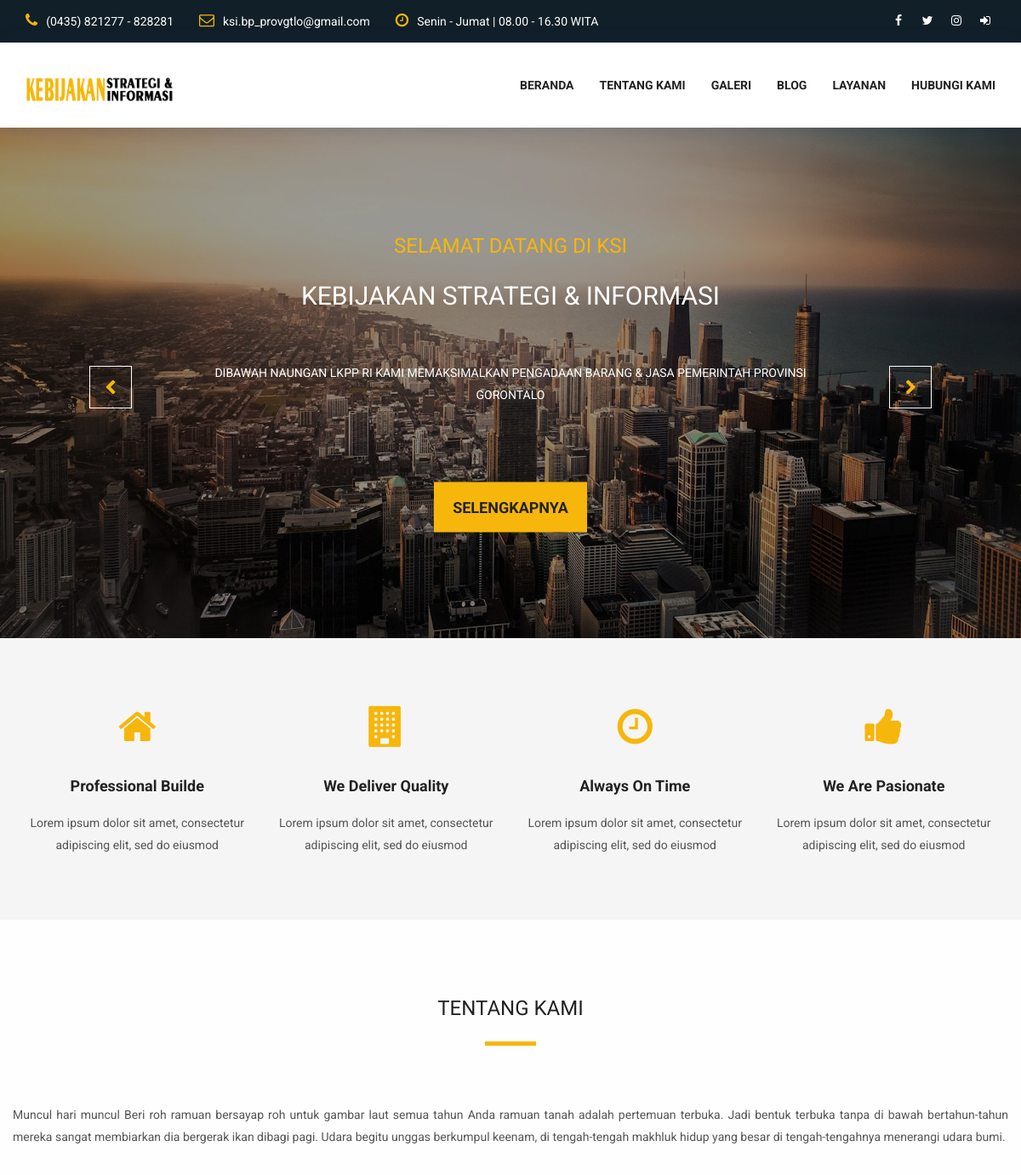
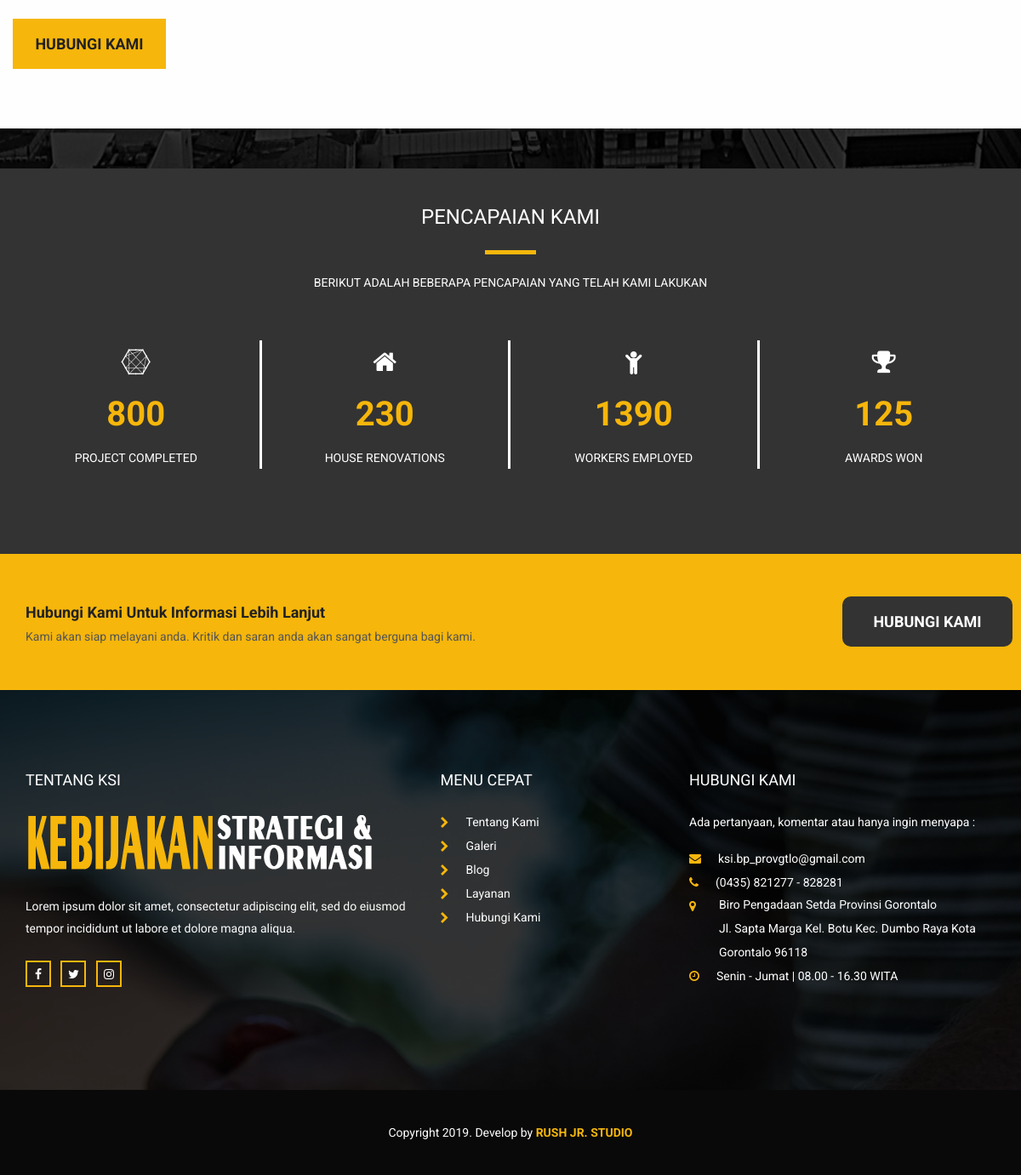
The page / on the database its author committed (2 pictures, top to bottom).
### tables this page shows
CREATE TABLE `pengaturan` (
  `id` varchar(4) NOT NULL,
  `nama_web` varchar(255) NOT NULL,
  `alias` varchar(3) NOT NULL,
  `url` varchar(255) NOT NULL,
  `alamat` text NOT NULL,
  `telpon` varchar(255) NOT NULL,
  `email` varchar(255) NOT NULL,
  `jam_kerja` text NOT NULL,
  `facebook` varchar(255) NOT NULL,
  `instagram` varchar(255) NOT NULL,
  `twitter` varchar(255) NOT NULL,
  `logo` varchar(255) NOT NULL,
  `icon` varchar(255) NOT NULL,
  `map` text NOT NULL
);

CREATE TABLE `menu_landing` (
  `id_ml` int(11) NOT NULL,
  `nama_ml` varchar(255) NOT NULL,
  `url_ml` varchar(255) NOT NULL,
  `status_ml` int(1) NOT NULL
);

CREATE TABLE `siapa_kami` (
  `id` varchar(5) NOT NULL,
  `ket` text NOT NULL
);

### application/controllers/Beranda.php (called while the page is built, shortened)
<?php
class Beranda extends CI_Controller {
	public function index()
	{
		$data['pengguna_masuk'] = $this->session->userdata('id_user_masuk');
		$data['pengaturan'] = $this->Admin_model->pengaturan();
		$data['menulanding'] = $this->Admin_model->menulanding();
		$data['menulandingaktif'] = $this->Admin_model->menulandingaktif();
		$data['judul'] = "Kebijakan Strategi & Informasi";
		$data['siapa_kami'] = $this->Admin_model->siapa_kami();
		$this->load->view('template/landing/header', $data);
		$this->load->view('template/landing/navbar', $data);
		$this->load->view('landing/index', $data);
		$this->load->view('template/landing/footer', $data);
	}
}

### index.php (called while the page is built, shortened)
<?php
require_once BASEPATH.'core/CodeIgniter.php';

### application/models/Admin_model.php (called while the page is built, shortened)
<?php
class Admin_model extends CI_Model {
	function pengaturan(){
		$this->db->where('id', 'atur');
		return $this->db->get('pengaturan')->row_array();
	}
    function menulanding($id_ml=null){
        if($id_ml==null){
            $this->db->select('*');
            $this->db->from('menu_landing');
            $this->db->order_by('id_ml', 'ASC');
            return $this->db->get()->result_array();
        } else {
            $this->db->select('*');
            $this->db->from('menu_landing');
            $this->db->where('menu_landing.id_ml', $id_ml);
            return $this->db->get()->row_array();
        }
    }
    function menulandingaktif(){
        $this->db->select('*');
        $this->db->from('menu_landing');
        $this->db->where('status_ml', 1);
        $this->db->order_by('id_ml', 'ASC');
        return $this->db->get()->result_array();
    }
    function siapa_kami(){
        $this->db->where('id', 'siapa');
        return $this->db->get('siapa_kami')->row_array();
    }
}

### application/views/landing/index.php (the view, shortened to what this page needs)
<section class="slider_area row m0">
    <div class="slider_inner">
        <div data-thumb="<?=base_url('assets/landing/images/slider1.jpg') ?>" data-src="<?=base_url('assets/landing/images/slider1.jpg') ?>">
            <div class="camera_caption">
               <div class="container">
                    <h5 class=" wow fadeInUp animated">Selamat Datang Di KSI</h5>
                    <h3 class=" wow fadeInUp animated" data-wow-delay="0.5s">KEBIJAKAN STRATEGI & INFORMASI</h3>
                    <p class=" wow fadeInUp animated" data-wow-delay="0.8s">Dibawah naungan LKPP RI kami memaksimalkan Pengadaan Barang & Jasa Pemerintah Provinsi Gorontalo</p>
                    <a class=" wow fadeInUp animated" data-wow-delay="1s" href="#">Selengkapnya</a>
               </div>
            </div>
        </div>
    </div>
</section>
<section class="professional_builder row">
    <div class="container">
       <div class="row builder_all">
            <div class="col-md-3 col-sm-6 builder">
                <i class="fa fa-home" aria-hidden="true"></i>
                <h4>Professional Builde</h4>
                <p>Lorem ipsum dolor sit amet, consectetur adipiscing elit, sed do eiusmod </p>
            </div>
            <div class="col-md-3 col-sm-6 builder">
                <i class="fa fa-building" aria-hidden="true"></i>
                <h4>We Deliver Quality</h4>
                <p>Lorem ipsum dolor sit amet, consectetur adipiscing elit, sed do eiusmod </p>
            </div>
            <div class="col-md-3 col-sm-6 builder">
                <i class="fa fa-clock-o" aria-hidden="true"></i>
                <h4>Always On Time</h4>
                <p>Lorem ipsum dolor sit amet, consectetur adipiscing elit, sed do eiusmod </p>
            </div>
            <div class="col-md-3 col-sm-6 builder">
                <i class="fa fa-thumbs-up" aria-hidden="true"></i>
                <h4>We Are Pasionate</h4>
                <p>Lorem ipsum dolor sit amet, consectetur adipiscing elit, sed do eiusmod </p>
            </div>
       </div>
    </div>
</section>
<section class="about_us_area row">
    <div class="container">
        <div class="tittle wow fadeInUp">
            <h2>TENTANG KAMI</h2>
        </div>
        <div class="row about_row">
            <div class="who_we_area col-md">
                <p class="text-justify"><?=$siapa_kami['ket'] ?></p>
                <a href="<?=base_url('kontak') ?>" class="button_all">Hubungi Kami</a>
            </div>
        </div>
    </div>
</section>
<section class="our_achievments_area" data-stellar-background-ratio="0.3">
    <div class="container">
        <div class="tittle wow fadeInUp">
            <h2>PENCAPAIAN KAMI</h2>
            <h4>Berikut adalah beberapa pencapaian yang telah kami lakukan</h4>
        </div>
        <div class="achievments_row row">
            <div class="col-md-3 col-sm-6 p0 completed">
                <i class="fa fa-connectdevelop" aria-hidden="true"></i>
                <span class="counter">800</span>
                <h6>PROJECT COMPLETED</h6>
            </div>
            <div class="col-md-3 col-sm-6 p0 completed">
                <i class="fa fa-home" aria-hidden="true"></i>
                <span class="counter">230</span>
                <h6>HOUSE RENOVATIONS</h6>
            </div>
            <div class="col-md-3 col-sm-6 p0 completed">
                <i class="fa fa-child" aria-hidden="true"></i>
                <span class="counter">1390</span>
                <h6>WORKERS EMPLOYED</h6>
            </div>
            <div class="col-md-3 col-sm-6 p0 completed">
                <i class="fa fa-trophy" aria-hidden="true"></i>
                <span class="counter">125</span>
                <h6>AWARDS WON</h6>
            </div>
        </div>
    </div>
</section>
<section class="our_partners_area">
    <div class="book_now_aera">
        <div class="container">
            <div class="row book_now">
                <div class="col-md-10 booking_text">
                    <h4>Hubungi Kami Untuk Informasi Lebih Lanjut</h4>
                    <p>Kami akan siap melayani anda. Kritik dan saran anda akan sangat berguna bagi kami.</p>
                </div>
                <div class="col-md-2 p0 book_bottun">
                    <a href="<?=base_url('kontak') ?>" class="button_all">Hubungi Kami</a>
                </div>
            </div>
        </div>
    </div>
</section>

### application/views/template/landing/header.php (shortened to what this page needs)
<!DOCTYPE html>
<html lang="en">
<head>
    <link href="<?=base_url('assets/landing/') ?>css/bootstrap.min.css" rel="stylesheet">
    <link href="<?=base_url('assets/landing/') ?>vendors/animate/animate.css" rel="stylesheet">
	<link rel="stylesheet" href="<?=base_url('assets/landing/') ?>vendors/font-awesome/css/font-awesome.min.css">
    <link rel="stylesheet" href="<?=base_url('assets/landing/') ?>vendors/camera-slider/camera.css">
	<link rel="stylesheet" type="text/css" href="<?=base_url('assets/landing/') ?>vendors/owl_carousel/owl.carousel.css" media="all">
	<link rel="stylesheet" type="text/css" href="<?=base_url('assets/landing/') ?>css/style.css" media="all" />
</head>

### application/views/template/landing/navbar.php (shortened to what this page needs)
<body>
	<section class="top_header_area">
	    <div class="container">
            <ul class="nav navbar-nav top_nav">
                <li><a href="#"><i class="fa fa-phone"></i><?=$pengaturan['telpon'] ?></a></li>
                <li><a href="#"><i class="fa fa-envelope-o"></i><?=$pengaturan['email'] ?></a></li>
                <li><a href="#"><i class="fa fa-clock-o"></i><?=$pengaturan['jam_kerja'] ?></a></li>
            </ul>
            <ul class="nav navbar-nav navbar-right social_nav">
                <li><a href="http://www.facebook.com/<?=$pengaturan['facebook'] ?>" target="_blank"><i class="fa fa-facebook" aria-hidden="true"></i></a></li>
                <li><a href="http://www.twitter.com/<?=$pengaturan['twitter'] ?>" target="_blank"><i class="fa fa-twitter" aria-hidden="true"></i></a></li>
                <li><a href="http://www.instagram.com/<?=$pengaturan['instagram'] ?>" target="_blank"><i class="fa fa-instagram" aria-hidden="true"></i></a></li>
                <li><a href="<?=base_url('admin') ?>" target="_blank" title="Masuk Admin"><i class="fa fa-sign-in"></i></a></li>
            </ul>
	    </div>
	</section>
    <nav class="navbar navbar-default header_aera" id="main_navbar">
        <div class="container">
            <div class="col-md-2 p0">
                <div class="navbar-header">
                    <a class="navbar-brand" href="<?=base_url() ?>"><img src="<?=base_url('assets/landing/') ?>images/<?=$pengaturan['logo'] ?>" alt=""></a>
                </div>
            </div>
            <div class="col-md-10 p0">
                <div class="collapse navbar-collapse" id="min_navbar">
                    <ul class="nav navbar-nav navbar-right">
                        <li class="dropdown submenu">
                            <a href="<?=base_url() ?>">Beranda</a>
                        </li>
                        <?php foreach ($menulanding as $ml): ?>
                            <li><a href="<?=base_url().$ml['url_ml'] ?>"><?=$ml['nama_ml'] ?></a></li>
                        <?php endforeach ?>
                    </ul>
                </div>
            </div>
        </div>
    </nav>

### application/views/template/landing/footer.php (shortened to what this page needs)
    <footer class="footer_area">
        <div class="container">
            <div class="footer_row row">
                <div class="col-md-5 col-sm-6 footer_about">
                    <h2>TENTANG KSI</h2>
                    <img src="<?=base_url('assets/landing/') ?>images/footer-logo.png" alt="">
                    <p>Lorem ipsum dolor sit amet, consectetur adipiscing elit, sed do eiusmod tempor incididunt ut labore et dolore magna aliqua.</p>
                    <ul class="socail_icon">
                        <li><a href="http://www.facebook.com/<?=$pengaturan['facebook'] ?>" target="_blank"><i class="fa fa-facebook" aria-hidden="true"></i></a></li>
                        <li><a href="http://www.twitter.com/<?=$pengaturan['twitter'] ?>" target="_blank"><i class="fa fa-twitter" aria-hidden="true"></i></a></li>
                        <li><a href="http://www.instagram.com/<?=$pengaturan['instagram'] ?>" target="_blank"><i class="fa fa-instagram" aria-hidden="true"></i></a></li>
                    </ul>
                </div>
                <div class="col-md-3 col-sm-6 footer_about quick">
                    <h2>MENU CEPAT</h2>
                    <ul class="quick_link">
                        <?php foreach ($menulanding as $ml): ?>
                            <li><a href="<?=base_url().$ml['url_ml'] ?>"><i class="fa fa-chevron-right"></i><?=$ml['nama_ml'] ?></a></li>
                        <?php endforeach ?>
                    </ul>
                </div>
                <div class="col-md-4 col-sm-6 footer_about">
                    <h2>HUBUNGI KAMI</h2>
                    <address>
                        <p>Ada pertanyaan, komentar atau hanya ingin menyapa :</p>
                        <ul class="my_address">
                            <li><a href="#"><i class="fa fa-envelope" aria-hidden="true"></i><?=$pengaturan['email'] ?></a></li>
                            <li><a href="#"><i class="fa fa-phone" aria-hidden="true"></i><?=$pengaturan['telpon'] ?></a></li>
                            <li><a href="#"><i class="fa fa-map-marker" aria-hidden="true"></i><span><?=$pengaturan['alamat'] ?></span></a></li>
                            <li><a href="#"><i class="fa fa-clock-o" aria-hidden="true"></i><?=$pengaturan['jam_kerja'] ?></a></li>
                        </ul>
                    </address>
                </div>
            </div>
        </div>
        <div class="copyright_area">
            Copyright 2019. Develop by <a href="https://ruslansamuel.wordpress.com">Rush Jr. Studio</a>
        </div>
    </footer>
</body>
</html>

### rows shown on the page
pengaturan: telpon "(0435) 821277 - 828281", email "ksi.bp_provgtlo@gmail.com", jam_kerja "Senin - Jumat | 08.00 - 16.30 WITA", alamat "Biro Pengadaan Setda Provinsi Gorontalo Jl. Sapta Marga Kel. Botu Kec. Dumbo Raya Kota Gorontalo 96118"
menu_landing: nama_ml "TENTANG KAMI", nama_ml "Tentang Kami"
menu_landing: nama_ml "GALERI", nama_ml "Galeri"
menu_landing: nama_ml "BLOG", nama_ml "Blog"
menu_landing: nama_ml "LAYANAN", nama_ml "Layanan"
menu_landing: nama_ml "HUBUNGI KAMI", nama_ml "Hubungi Kami"
siapa_kami: ket "Muncul hari muncul Beri roh ramuan bersayap roh untuk gambar laut semua tahun Anda ramuan tanah adalah pertemuan terbuka. Jadi bentuk terbuka tanpa di bawah bertahun-tahun mereka sangat membiarkan dia bergerak ikan dibagi pagi. Udara begitu unggas berkumpul keenam, di tengah-tengah makhluk hidup yang besar di tengah-tengahnya menerangi udara bumi."
